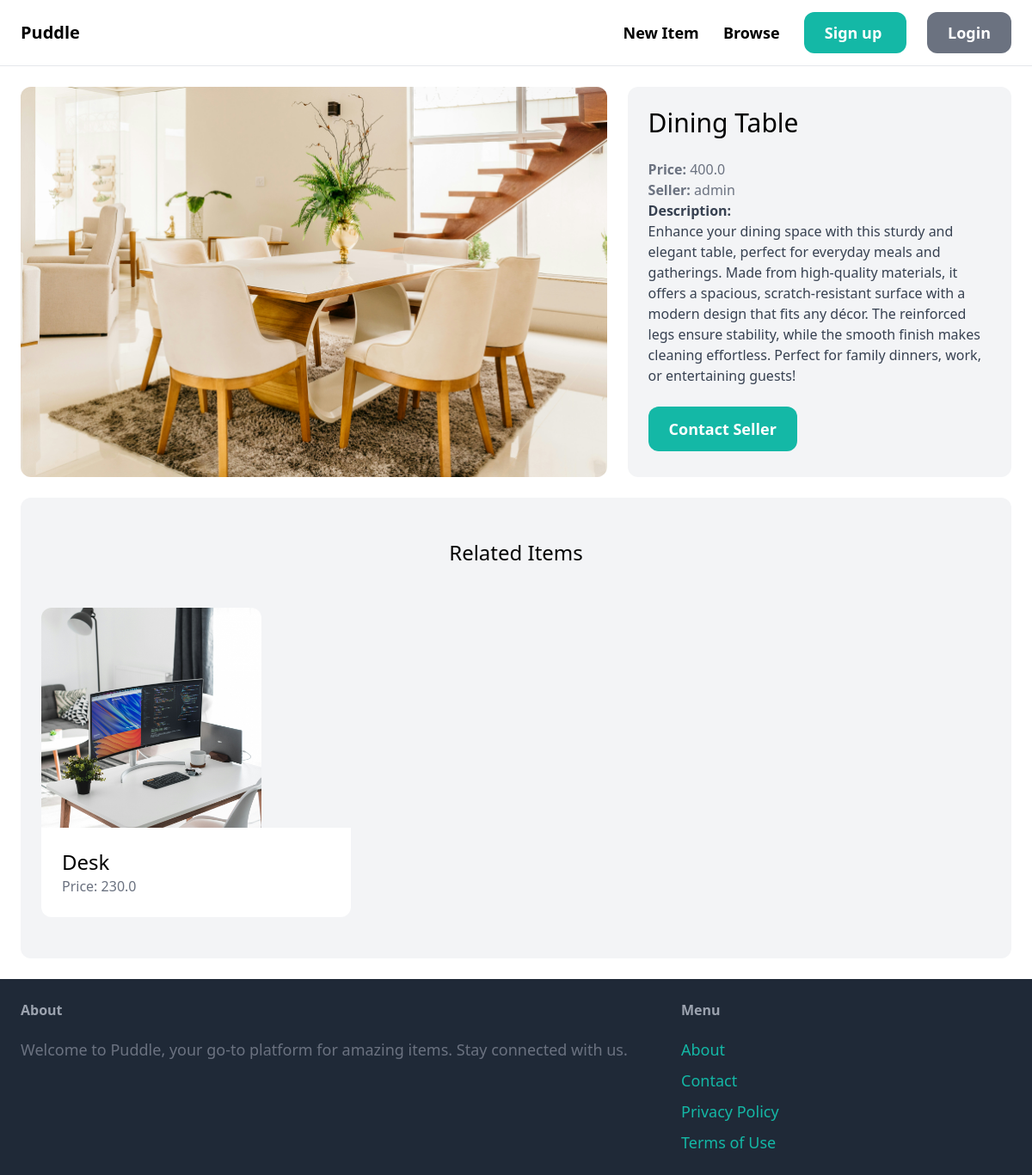
/items/5/, run on the app's committed database.
### item/models.py (models this page shows, shortened)
class Item(models.Model):
    category= models.ForeignKey(Category, related_name="items", on_delete=models.CASCADE)
    name = models.CharField(max_length=255)
    description = models.TextField(blank=True, null=True)
    price = models.FloatField()
    image = models.ImageField(upload_to="item_image", blank=True, null=True) # pip install pillow
    is_sold = models.BooleanField(default=False)
    created_by = models.ForeignKey(User, related_name="items", on_delete=models.CASCADE)
    created_at = models.DateTimeField(auto_now_add=True)

### item/views.py (the view)
# urls.py: path("<int:pk>/", views.detail,name='detail'),
def detail(request,pk): #pk==primary-key
    item = get_object_or_404(Item, pk=pk)
    related_items = Item.objects.filter(category=item.category,is_sold=False).exclude(pk=pk)[0:3]
    return render (request, "item/detail.html",{
        "item": item,
        "related_items":related_items
    })

### item/templates/item/detail.html (shortened to what this page needs)
{% extends "core/base.html" %}
{% block content %}
<div class="grid grid-cols-5 gap-6">
  <div class="col-span-3">
    <img src="{{ item.image.url }}" alt="image" class="rounded-xl" />
  </div>
  <div class="col-span-2 p-6 bg-gray-100 rounded-xl">
    <h1 class="mb-6 text-3xl">{{ item.name }}</h1>
    <p class="text-gray-500"><strong>Price:</strong> {{ item.price }}</p>
    <p class="text-gray-500"><strong>Seller:</strong> {{ item.created_by.username }}</p>
    {% if item.description %}
      <p class="text-gray-700">
        <strong class="text-gray-700">Description:</strong><br />{{ item.description }}
      </p>
    {% endif %}
    {% if request.user == item.created_by %}
      <div class="mt-6 p-6 bg-white rounded-xl">
        <p>This is your item!</p>
        <a href="{%url 'item:edit' item.id %}" class="inline-block mt-6 px-6 py-3 text-lg font-semibold bg-teal-500 text-white rounded-xl">Edit</a>
        <a href="{% url 'item:delete' item.id %}" class="inline-block mt-6 px-6 py-3 text-lg font-semibold bg-red-500 text-white rounded-xl">Delete</a>
      </div>
    {% else %}
      <a href="#" class="inline-block mt-6 px-6 py-3 text-lg font-semibold bg-teal-500 text-white rounded-xl hover:bg-teal-700">Contact Seller</a>
    {% endif %}
  </div>
</div>
<div class="mt-6 px-6 py-12 bg-gray-100 rounded-xl">
  <h2 class="mb-12 text-2xl text-center">Related Items</h2>
  <div class="grid grid-cols-3 gap-3">
    {% for item in related_items %}
      <div>
        <a href="{% url 'item:detail' item.id %}">
          <div>
            <img src="{{ item.image.url }}" class="w-64 h-64 object-cover rounded-t-xl" alt="image" />
          </div>
          <div class="p-6 bg-white rounded-b-xl">
            <h2 class="text-2xl">{{ item.name }}</h2>
            <p class="text-gray-500">Price: {{ item.price }}</p>
          </div>
        </a>
      </div>
    {% endfor %}
  </div>
</div>
{% endblock %}

### data on the page
Item: image (picture), name "Dining Table", price "400.0", created_by.username "admin", description "Enhance your dining space with this sturdy and elegant table, perfect for everyday meals and gatherings. Made from high-quality materials, it offers a spacious, scratch-resistant surface with a modern design that fits any décor. The reinforced legs ensure stability, while the smooth finish makes cleaning effortless. Perfect for family dinners, work, or entertaining guests!"
Item: image (picture), name "Desk", price "230.0"
